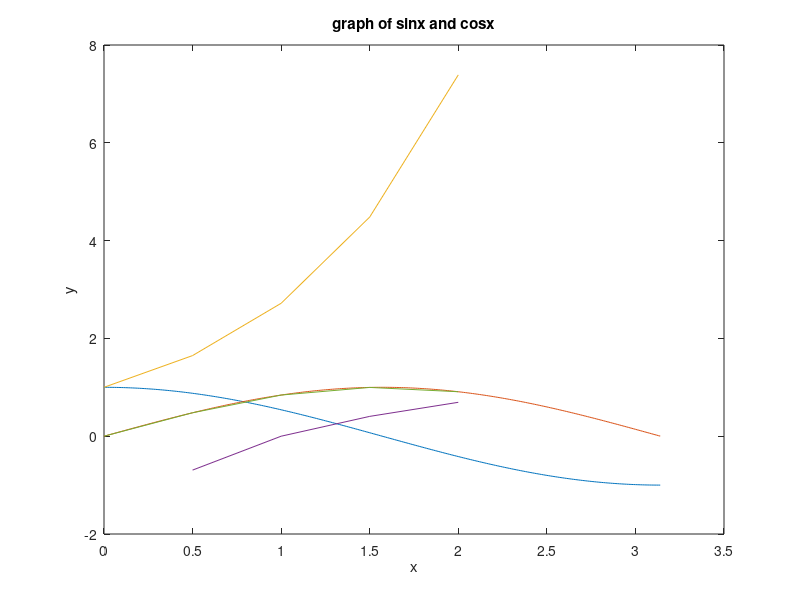

Reproduce this figure in MATLAB. (Note: this script raises an error after producing the figure.)
%% plot sinx and cosx

x=0:0.01:pi;
y1=cos(x);
y2=sin(x);
plot(x,y1)
hold on
plot(x,y2)
xlabel('x')
ylabel('y')
title('graph of sinx and cosx')

%% 
n=input('enter a positive integer: ');
while n<=0
    disp('invalid value, please input a positive integer')
    n=input('enter a positive integer: ');
end
disp('choose an option: ' )
disp('1: the sum from 1 to n ')
disp('2: factorial of n')
disp('3: even numbers from 1 to n')
choice=input('enter your choice 1, 2, and 3: ');
sum=0;
factorial=1;
switch choice
    case 1
        for i=1:n
            sum=sum+i;
        end
        fprintf('the sum from 1 to n is: %d\n',sum)
    case 2
        for i=1:n
            factorial=factorial*i;
        end
        fprintf('the factorial of n is: %d\n',factorial)
    case 3
        disp('even numbers are: ')
        for i=1:n
            if mod(i,2)==0
                fprintf('%d ',i)
            end

        end
        fprintf('\n')
    otherwise
        disp('invalid choice')
end

%% operation in random matrix

A=randi([1,9],1,10);
target=input('enter a target');
disp(A)
for i=1:length(A)
    if A(i)==target
        fprintf('target %d found at %d\n',target,i)
        break
    end
    if i==length(A)
        disp('target not found')
    end
end

%% plot e^x and lnx
x=0:.5:2;
y1=exp(x);
y2=log(x);
y3=sin(x);
plot(x,y1)
hold on % to "add" function, not "replace"
plot(x,y2)
plot(x,y3)
xline(0)
yline(0)
xlabel('x')
ylabel('y')
title('e^x and lnx')
gtext('e^x')
gtext('lnx')
gtext('sinx')
axis([-4 4 -4 4])
%% gemini problems 1

s=input('enter the wind speed: ');

region=menu('select the region','Atlantic','Pacific','indian');
switch region
    case 1
        if s<74
            disp('tropical Storm')
        elseif s<=95
            disp('Category 1 hurricane')
        else 
            disp('major hurricane')
        end
    case 2        
        if s<74
            disp('tropical Storm')
        elseif s<=95
            disp('Category 1 Typhoon')
        else 
            disp('major Typhoon')
        end
    case 3
        if s<74
            disp('tropical Storm')
        elseif s<=95
            disp('Category 1 Cyclone')
        else 
            disp('major Cyclone')
        end
end
%% problem 2
V=[2 5 8 11 14];
W=[0 0 0 0 0];
for i=1:length(V)
    if V(i)^2<100
    W(i)=V(i)^2;
    else 
        W(i)=0;
    end
end
disp(W)

%% problem 3
sum=0;
while sum<=100
    x=randi([1,20]);
    sum=sum+x;
end

disp(sum)

while true
    x=rand;
    if x>0.95
        disp(['number exceeded 0.95, x=',num2str(x)])
        break
    end
end


%% problem 4
x=input('enter the first guess: ');
f=@(x) x^2-2;
g=@(x) 2*x;
for i=1:5
    x=x-(f(x)/g(x));
    fprintf('x%d=%f\n',i,x)
end

%% problem 5
x=0:0.01:2*pi;
y1=sin(x);
y2=cos(x);
plot(x,y1)
hold on
p lot(x,y2)
title('sinx , cosx')
xlabel('x')
ylabel('y')
xline(0)
yline(0)
gtext('sinx')
gtext('cosx')

%% subplots 
x = 0:0.1:2*pi;

subplot(2,1,1) % (Rows, Columns, Index)
plot(x, sin(x), 'r--')
title('Sine Wave')

subplot(2,1,2)
plot(x, cos(x), 'b*')
title('Cosine Wave')

%% zeros matrix
W=zeros(1,9);
disp(W)

%% s econd problem sets by gemini 1
  T=[68 72 45 90 102 33];
  for i=1:length(T)
      if T(i)<40
          disp('Extreme')
          x=1;
      elseif T(i)>95
          disp('Extreme')
          x=2;
      else
          disp('normal')
          x=3;
      end
  switch x
      case 1
           disp('Danger: freeze')
      case 2
          disp('Danger: heat')
  end


  end
  %% problem 2
x=2;
i=0;
while true
    x=1/2*(x+2/x);
    difference=abs(sqrt(2)-x);
    if difference<10^(-6)
        fprintf('the value reached to acceptable value in %d steps: %f\n',i,x)
        break
    end
    i=i+1;
end
%% problem 3
M=zeros(5,5);
for i=1:5
    for j=1:5
        if i==j
            M(i,j)=i^2;
        elseif i>j
            M(i,j)=-1;
        else
            M(i,j)=0;
        end
    end
end
k=0;
for i=1:5
    for j=1:5
        if M(i,j)==-1
            k=k+1;
        end
    end
end
disp(M)
disp(k)

%% problem 4
f=@(x) x^3-x-1;
g=@(x) 3*x^2-1;
x=input('enter a first guess; ');
for i=1:20
    x=x-f(x)/g(x);
    disp(x)
    if abs(g(x))<0.001
        disp('derivative too small')
        break
    end
end
disp(x)

%% Problem 5
t=0:0.01:10;
y1=exp(-.5*t).*sin(2*t);
y2=exp(-.5*t).*cos(2*t);

subplot(2,2,1)
plot(t,y1)
title('damped sine')
xlabel('t')
ylabel('y')

subplot(2,2,2)
plot(t,y2)
title('damped cosine')
xlabel('t')
ylabel('y')

subplot(2,2,3)
plot(y1,y2)
title('phase portrait')
xlabel('sin component')
ylabel('cos component')

subplot(2,2,4)
hist(randn(1000,1))
title('random normal distribution')
%%
disp(rand(1,5))
%%
x=randi([1,9],1,8);
disp(x)

%% Taylor series approximation cos
clear 
clc
x=input('enter x-value: ');
k=1;
exact=cos(x);
disp(exact)
sum_val=1;
while abs(exact-sum_val)>0.0001
sum_val=sum_val+((-1).^k)*((x).^(2*k))/factorial(2*k);

k=k+1;
end
k=k-1;
fprintf('the approximated cos(%d)=%f\n',x,sum_val)
fprintf('the actual value is %f, took %d terms\n',exact,k)

%% Taylor series cos approximation
sum=1;
x=input('enter x value: ');
for k=1:10
    sum=sum+(((-1)^k)*x.^(2*k))/factorial(2*k);
end
disp(sum)
disp(cos(x))

%%
clear
clc

x = input('enter x-value: ');
x = x(1);   % force scalar

k = 1;
exact = cos(x);
disp(exact)

sum_val = 1;

while abs(exact - sum_val) > 0.01
    sum_val = sum_val + (-1)^k * (x)^(2*k) / factorial(2*k);
    k = k + 1;
end

k = k - 1;

fprintf('the approximated cos(%f) = %f\n', x, sum_val)
fprintf('the actual value is %f, took %d terms\n', exact, k)

%% 
clear
clc
f=@(x) 3*(x-5)^3+5*(x-5)^2-4*(x-5)+2;
g=@(x) x^2/24;
interval=input('enter the interval');
a=interval(1);
b=interval(2);
sum=0;
n=1;
while true
for i=1:n
    sum=0;
    sum=sum+(b-a)/n*(abs(f(i)-g(i)));
end
if abs(3/4*b^4-40/3*b^2+171/2*b^2-228*b-1/72*b^3-3/4*a^4-40/3*a^2+171/2*a^2-228*a-1/72*a^3-sum)>=0.01
    fprintf('the approximation not enough at n=%d, area=%f\n',n,sum)
else 
    fprintf('enough approximation at n=%d, area=%f',n,sum)
    break
end
n=n+1;
end

%% area approximation
clear 
clc
f=@(x) x^2;
F=@(x) 1/3*x^3;
g=@(x) x;
G=@(x) 1/2*x^2;
interval=input('enter an interval');
a=interval(1);
b=interval(2);
n=1;
while true
    area=0;
    for i=1:n
        l=(b-a)/n;
        area=area+l*(g(a+i*(b-a)/n)-f(a+i*(b-a)/n));
    end
    if abs((G(b)-F(b))-(G(a)-F(a))-area)>=0.00001
        fprintf('not enough approximation at n=%d, area=%f\n',n,area)
    else
        fprintf('enough approximation at n=%d, area=%f\n',n,area)
        break
    end
    n=n+1;
end
disp(['the exact value is',num2str(1/6)])


%% subplot
clear 
clc
x=0:0.01:2*pi;
y1=x.^2;
y2=x;
subplot(1,2,1)
plot(x,y1)
title('y=x^2')
xlabel('x')
ylabel('y')
gtext('y=x^2')
subplot(1,2,2)
plot(x,y2)
title('y=x')
xlabel('x')
ylabel('y')
gtext('y=x')

%% plot
clear 
clc
x=0:0.01:1;
y1=x.^2;
y2=x;

plot(x,y1)
title('y=x^2, y=x')
xlabel('x')
ylabel('y')
gtext('y=x^2')
hold on
plot(x,y2)
gtext('y=x')
%% zeros

A=zeros(2,3);
disp(A)
B=zeros(1,4);
disp(B)


%% find targets in input vector
A=input('input with square bracket: ');
target=input('input target: ');
for i=1:length(A)
    if target==A(i)
        fprintf('target %d found at %d\n',i,A(i))
    end
end

%% 
clear 
clc
linspace(0,2)
%% 
randi([1,9],1)
